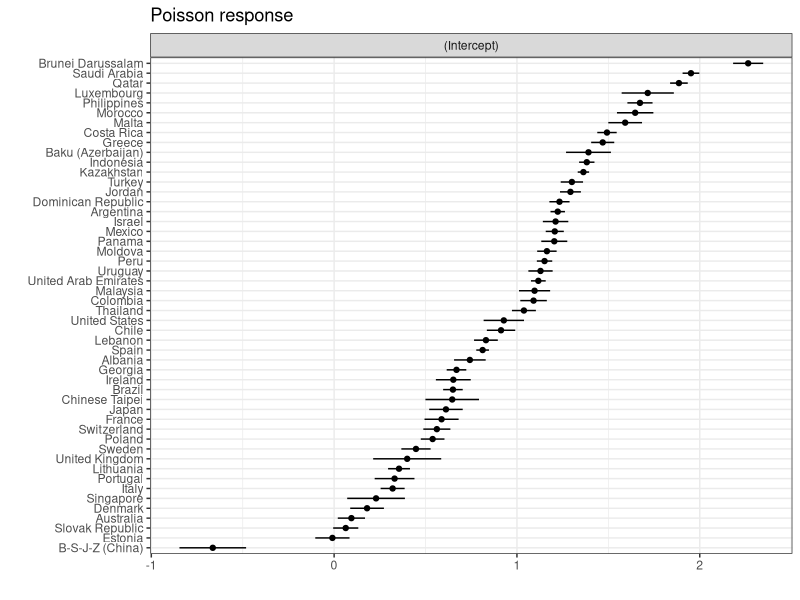
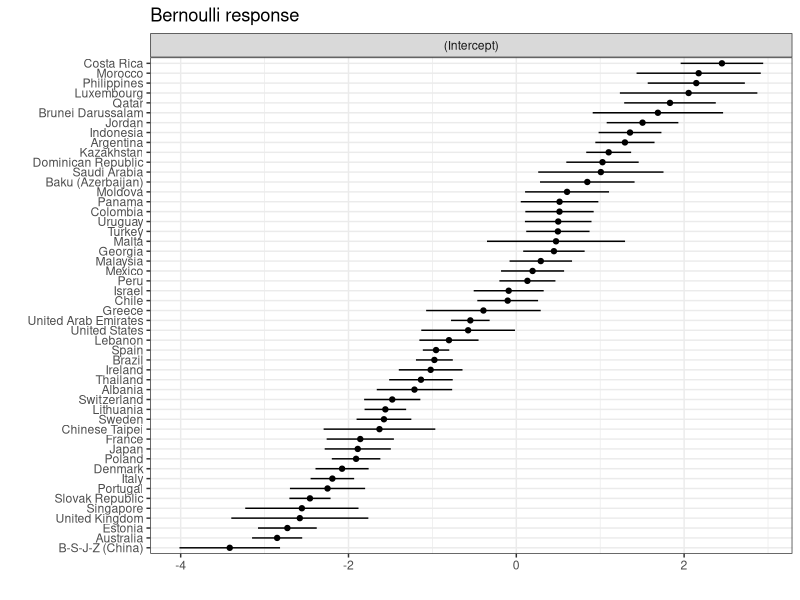
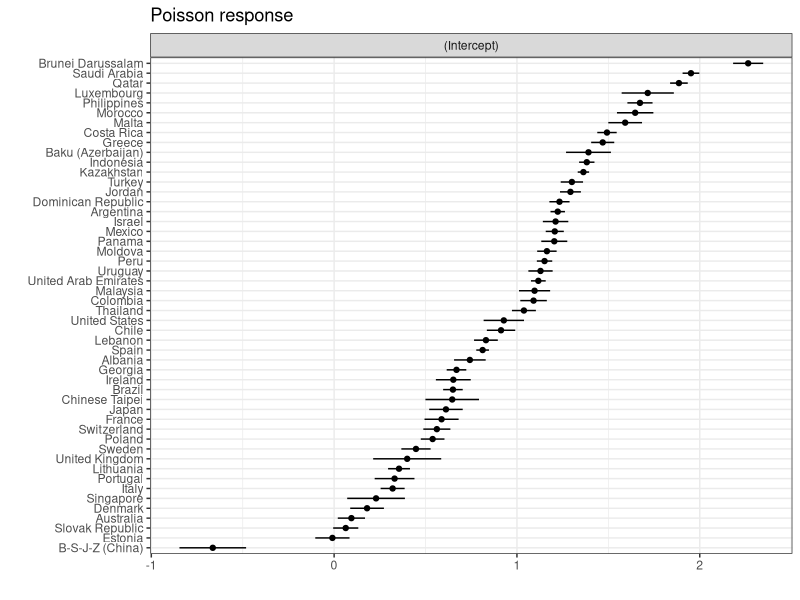
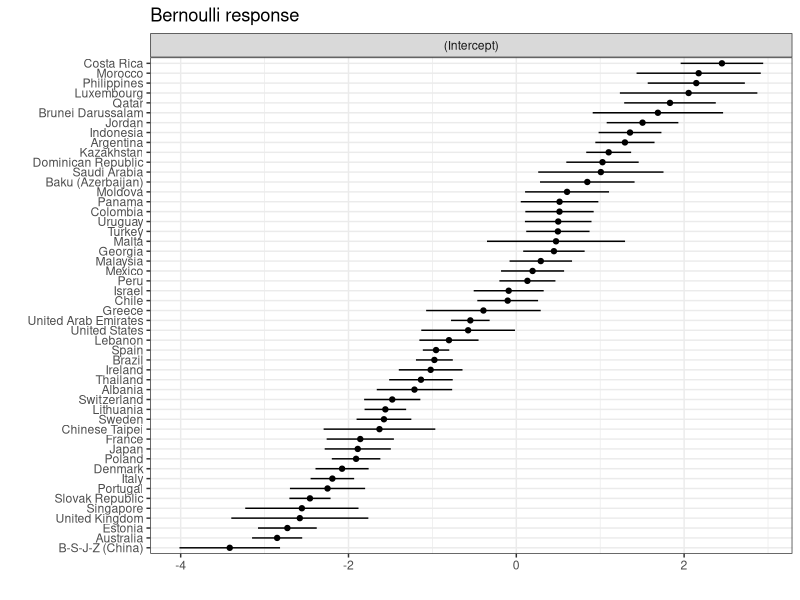

Recreate these plots in R, in order. (Note: this script raises an error after producing the figures.)
## PARAMETRIC GLMM applied to case study
## Outputs are saved into df_level2_pred.csv

#__________________
## Libraries import
library(nlme)
library(lme4)
library(lattice)
library(dplyr)
library(readr)

#__________________
## Dataframe import
df <- read_csv("data/df_level2.csv") 


#_________________
## A) POISSON response

# fit the model without fixed intercept
modPoi = glmer(Y_MATH ~ -1 + (1 | CNT) + scale(mean_ESCS_std) + scale(SCHSIZE), 
             data = df,
             family = poisson(link = "log"))

summary(modPoi)

df$pred_GLMM_Poi <- predict(modPoi, df, type="response")

for(i in sort(as.vector(ranef(modPoi)$CNT$`(Intercept)`))){
  print(i)
}

# Comparison with SPGLMM - 0.10
# cl1 = c(-0.6637204)
# cl2 = c(-0.009361374, 0.06354283, 0.09452822)
# cl3 = c(0.1802348)
# cl4 = c(0.2293667, 0.3190011, 0.3306704, 0.355101, 0.3996913)
# cl5 = c(0.4477434)
# cl6 = c(0.5388644, 0.5619767, 0.5877496)
# cl7 = c(0.611759, 0.6459514, 0.6499074, 0.6519647, 0.6694407, 0.7425767)
# cl8 = c(0.8123168, 0.8304315)
# cl9 = c(0.9129981, 0.9282129)
# cl10 = c(1.038195)
# cl11 = c(1.090903, 1.096447, 1.117065, 1.128946, 1.151037, 1.163918)
# cl12 = c(1.204267, 1.206962, 1.211373, 1.223169, 1.232676)
# cl13 = c(1.292723, 1.300559)
# cl14 = c(1.363591, 1.382112, 1.391345)
# cl15 = c(1.469199, 1.492546)
# cl16 = c(1.592016, 1.646719, 1.672995, 1.715485)
# cl17 = c(1.886058, 1.951902)
# cl18 = c(2.264779)
# mean(cl17)
# median(cl17)

rr1 <- ranef(modPoi)
dd <- as.data.frame(rr1)
if (require(ggplot2)) {
  ggplot(dd, aes(y=grp,x=condval)) +
    geom_point() + facet_wrap(~term,scales="free_x") +
    geom_errorbarh(aes(xmin=condval -2*condsd,
                       xmax=condval +2*condsd), height=0) + 
    theme_bw() + xlab("") + ylab('') +
    ggtitle("Poisson response")
}

ggsave(filename = 'ran_int_Poi.pdf',
       plot = last_plot(),
       device = NULL,
       scale = 1,
       width = 4.5,
       height = 6,
       units = "in",
       dpi = 300,
       limitsize = TRUE,
       bg = NULL)



#_________________
## B) BERNOULLI response

# fit the model without fixed intercept
modBer = glmer(Y_BIN_MATH ~ -1 + (1 | CNT) + scale(SCHSIZE) + scale(mean_ESCS_std), 
             data = df,
             family = binomial(link = "logit"))
summary(modBer)
df$pred_GLMM_Ber <- predict(modBer, df, type="response")


for(i in sort(as.vector(ranef(modBer)$CNT$`(Intercept)`))){
  print(i)
}

# Comparison with SPGLMM - 0.10
# cl1 = c(-3.415181)
# cl2 = c(-2.850339, -2.728251, -2.580062, -2.555669, -2.459209)
# cl3 = c(-2.249702, -2.192072, -2.07657, -1.909449, -1.889586, -1.859599)
# cl4 = c(-1.630777, -1.577379, -1.560625, -1.478611)
# cl5 = c(-1.213728, -1.136315, -1.020824, -0.9762979, -0.9566202, -0.8025527, -0.5742199)
# cl6 = c(-0.5479114, -0.3919152)
# cl7 = c(-0.1027254, -0.09072938, 0.1323335)
# cl8 = c(0.1938825, 0.2918777, 0.4482877, 0.473373, 0.4955949, 0.4995587, 0.5146097, 0.5154467, 0.6047943)
# cl9 = c(0.8461147, 1.007735, 1.027267, 1.100976, 1.294551, 1.355183, 1.504317)
# cl10 = c(1.687466, 1.83161, 2.053708, 2.145012, 2.173451, 2.450684)
# mean(cl3)
# std(cl3)
  
rr1 <- ranef(modBer)
dd <- as.data.frame(rr1)
if (require(ggplot2)) {
  ggplot(dd, aes(y=grp,x=condval)) +
    geom_point() + facet_wrap(~term,scales="free_x") +
    geom_errorbarh(aes(xmin=condval -2*condsd,
                       xmax=condval +2*condsd), height=0) + 
    theme_bw() + xlab("") + ylab('') +
    ggtitle("Bernoulli response")
}

ggsave(filename = 'ran_int_Bern.pdf',
       plot = last_plot(),
       device = NULL,
       scale = 1,
       width = 5,
       height = 6,
       units = "in",
       dpi = 300,
       limitsize = TRUE,
       bg = NULL)


#_________________
## C) POISSON response
# Save the GLMM predictions in df_level2_pred.csv

write.csv(df,"output/df_level2_pred.csv", row.names = FALSE)




